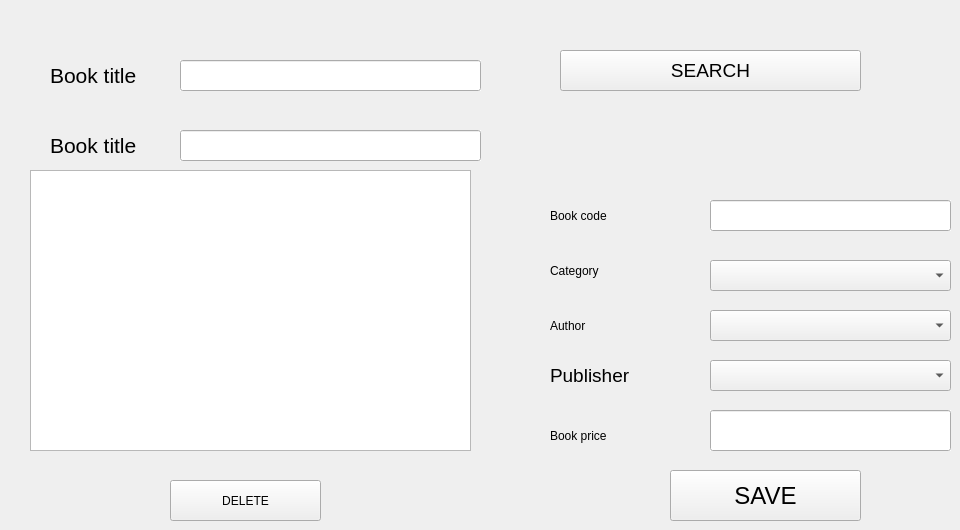
      <widget class="QWidget" name="tab_6">
       <attribute name="title">
        <string>Edit or Delete book </string>
       </attribute>
       <widget class="QLabel" name="label_15">
        <property name="geometry">
         <rect>
          <x>550</x>
          <y>420</y>
          <width>141</width>
          <height>31</height>
         </rect>
        </property>
        <property name="font">
         <font>
          <family>Segoe UI</family>
         </font>
        </property>
        <property name="text">
         <string>Book price </string>
        </property>
       </widget>
       <widget class="QComboBox" name="comboBox_9">
        <property name="geometry">
         <rect>
          <x>710</x>
          <y>260</y>
          <width>241</width>
          <height>31</height>
         </rect>
        </property>
       </widget>
       <widget class="QLabel" name="label_16">
        <property name="geometry">
         <rect>
          <x>550</x>
          <y>250</y>
          <width>111</width>
          <height>41</height>
         </rect>
        </property>
        <property name="font">
         <font>
          <family>Segoe UI</family>
         </font>
        </property>
        <property name="text">
         <string>Category</string>
        </property>
       </widget>
       <widget class="QLineEdit" name="lineEdit_8">
        <property name="geometry">
         <rect>
          <x>180</x>
          <y>60</y>
          <width>301</width>
          <height>31</height>
         </rect>
        </property>
        <property name="autoFillBackground">
         <bool>true</bool>
        </property>
       </widget>
       <widget class="QLabel" name="label_17">
        <property name="geometry">
         <rect>
          <x>50</x>
          <y>60</y>
          <width>101</width>
          <height>31</height>
         </rect>
        </property>
        <property name="font">
         <font>
          <family>Segoe UI</family>
          <pointsize>16</pointsize>
         </font>
        </property>
        <property name="text">
         <string>Book title</string>
        </property>
       </widget>
       <widget class="QComboBox" name="comboBox_10">
        <property name="geometry">
         <rect>
          <x>710</x>
          <y>310</y>
          <width>241</width>
          <height>31</height>
         </rect>
        </property>
        <property name="autoFillBackground">
         <bool>true</bool>
        </property>
       </widget>
       <widget class="QLineEdit" name="lineEdit_9">
        <property name="geometry">
         <rect>
          <x>710</x>
          <y>200</y>
          <width>241</width>
          <height>31</height>
         </rect>
        </property>
        <property name="autoFillBackground">
         <bool>true</bool>
        </property>
       </widget>
       <widget class="QPushButton" name="pushButton_9">
        <property name="geometry">
         <rect>
          <x>670</x>
          <y>470</y>
          <width>191</width>
          <height>51</height>
         </rect>
        </property>
        <property name="font">
         <font>
          <pointsize>18</pointsize>
         </font>
        </property>
        <property name="text">
         <string>SAVE</string>
        </property>
       </widget>
       <widget class="QLabel" name="label_18">
        <property name="geometry">
         <rect>
          <x>550</x>
          <y>310</y>
          <width>91</width>
          <height>31</height>
         </rect>
        </property>
        <property name="text">
         <string>Author</string>
        </property>
       </widget>
       <widget class="QLabel" name="label_19">
        <property name="geometry">
         <rect>
          <x>550</x>
          <y>200</y>
          <width>121</width>
          <height>31</height>
         </rect>
        </property>
        <property name="font">
         <font>
          <family>Segoe UI</family>
         </font>
        </property>
        <property name="text">
         <string>Book code </string>
        </property>
       </widget>
       <widget class="QLineEdit" name="lineEdit_10">
        <property name="geometry">
         <rect>
          <x>710</x>
          <y>410</y>
          <width>241</width>
          <height>41</height>
         </rect>
        </property>
        <property name="autoFillBackground">
         <bool>true</bool>
        </property>
       </widget>
       <widget class="QLabel" name="label_20">
        <property name="geometry">
         <rect>
          <x>550</x>
          <y>360</y>
          <width>101</width>
          <height>31</height>
         </rect>
        </property>
        <property name="font">
         <font>
          <family>Segoe UI</family>
          <pointsize>14</pointsize>
          <weight>50</weight>
          <bold>false</bold>
         </font>
        </property>
        <property name="text">
         <string>Publisher</string>
        </property>
       </widget>
       <widget class="QComboBox" name="comboBox_11">
        <property name="geometry">
         <rect>
          <x>710</x>
          <y>360</y>
          <width>241</width>
          <height>31</height>
         </rect>
        </property>
        <property name="autoFillBackground">
         <bool>true</bool>
        </property>
       </widget>
       <widget class="QPushButton" name="pushButton_10">
        <property name="geometry">
         <rect>
          <x>560</x>
          <y>50</y>
          <width>301</width>
          <height>41</height>
         </rect>
        </property>
        <property name="font">
         <font>
          <pointsize>14</pointsize>
         </font>
        </property>
        <property name="autoFillBackground">
         <bool>true</bool>
        </property>
        <property name="text">
         <string>SEARCH</string>
        </property>
       </widget>
       <widget class="QPushButton" name="pushButton_11">
        <property name="geometry">
         <rect>
          <x>170</x>
          <y>480</y>
          <width>151</width>
          <height>41</height>
         </rect>
        </property>
        <property name="autoFillBackground">
         <bool>true</bool>
        </property>
        <property name="text">
         <string>DELETE</string>
        </property>
       </widget>
       <widget class="QTextEdit" name="textEdit">
        <property name="geometry">
         <rect>
          <x>30</x>
          <y>170</y>
          <width>441</width>
          <height>281</height>
         </rect>
        </property>
        <property name="autoFillBackground">
         <bool>true</bool>
        </property>
       </widget>
       <widget class="QLineEdit" name="lineEdit_11">
        <property name="geometry">
         <rect>
          <x>180</x>
          <y>130</y>
          <width>301</width>
          <height>31</height>
         </rect>
        </property>
        <property name="autoFillBackground">
         <bool>true</bool>
        </property>
       </widget>
       <widget class="QLabel" name="label_21">
        <property name="geometry">
         <rect>
          <x>50</x>
          <y>130</y>
          <width>101</width>
          <height>31</height>
         </rect>
        </property>
        <property name="font">
         <font>
          <family>Segoe UI</family>
          <pointsize>16</pointsize>
         </font>
        </property>
        <property name="text">
         <string>Book title</string>
        </property>
       </widget>
      </widget>
